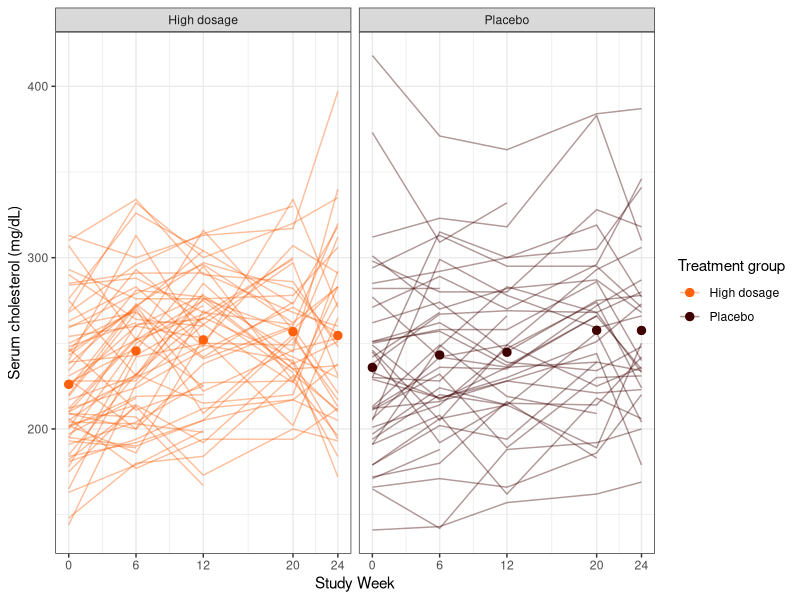
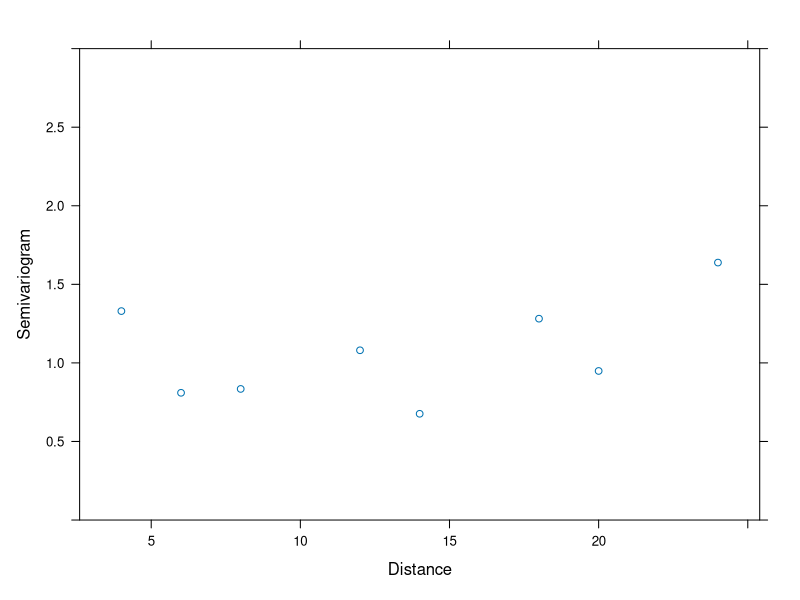
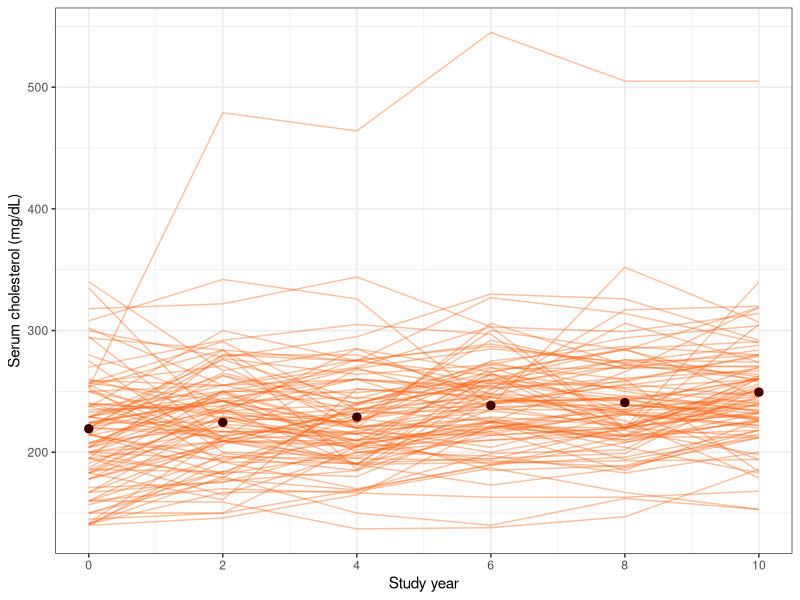

R code for these plots, in order:
## ---- chunk 1
# setup
knitr::opts_chunk$set(echo = F, message = F, warning = F)
options(knitr.kable.NA = '-')
labs = knitr::all_labels()
labs = labs[!labs %in% c("setup", "llm_appendix", "allcode")]

# clear workspace
rm(list = ls())
# load relevant libraries
library(ggplot2)  # plotting
library(dplyr)    # data frame manipulation
library(tidyr)    # data frame manipulation
# library(corrplot) # correlation plotting
# library(rigr)     # regression
# library(modelr)   # regression
library(knitr)    # pretty printing data frames
library(nlme)     # (non)linear mixed effects modeling

# color selection
colors <- c("#FC600A", # dark orange
            "#C21460", # dark pink
            "#3F0000") # darker red
## ---- chunk 2
### -----------------------------------------------------------
### Question 1

# read in data (wide format)
NCGS_wide <- read.csv("data/cholesterol.csv")

NCGS_wide <- NCGS_wide %>%
  dplyr::mutate(group = ifelse(group == 1, "High dosage", "Placebo"))

# View(NCGS_wide)
## ---- chunk 3
### -----------------------------------------------------------
### (1a)

# reformat data to long format 
NCGS_long <- NCGS_wide %>%
  tidyr::pivot_longer(cols = starts_with("y"),
                      names_to = "index",
                      names_prefix = "y",
                      values_to = "chl") %>%
  # define variable that matches measure index to time since baseline
  dplyr::mutate(week = c(0,6,12,20,24)[match(index, seq(1,5))])

# produce a spaghetti plot of cholesterol over time by treatment group
NCGS_long %>% 
  ggplot(aes(x = week, y = chl, color = group)) +
  geom_line(aes(group = id), alpha = 0.4) +
  geom_point(data = NCGS_long %>%
               group_by(group, week) %>%
               summarize(mean = mean(chl, na.rm = T)),
             aes(x = week, y = mean), size = 2.5) +
  xlab("Study Week") + ylab("Serum cholesterol (mg/dL)") + 
  labs(color = "Treatment group") +
  scale_x_continuous(breaks = c(0,6,12,20,24)) +
  scale_color_manual(values = colors[c(1,3)]) +
  theme_bw() +
  facet_wrap(vars(group))
## ---- chunk 4
### -----------------------------------------------------------
### (1b)

# construct a table of percent missing for each variable
NCGS_long %>%
  group_by(group, week) %>%
  summarize(na.prop = sum(is.na(chl)) / nrow(NCGS_wide)) %>%
  pivot_wider(names_from = week,
              names_prefix = "week",
              values_from = na.prop) %>%
  kable(digits = 2, caption = "Proportion missing in cholesterol measures over 
        time by treatment")
## ---- chunk 5
### -----------------------------------------------------------
### (1c)

NCGS_long <- NCGS_long %>% tidyr::drop_na()

mod1 <- nlme::lme(chl ~ week, method = "ML", data = NCGS_long,
                  random = reStruct( ~ 1 | id, pdClass="pdDiag", REML=F))

plot(nlme::Variogram(mod1, form = ~ week | id, resType="normalized"),
     ylim=c(0, 3), smooth = F, trendline = T)
## ---- chunk 6
### -----------------------------------------------------------
### (1d)
## ---- chunk 7
### -----------------------------------------------------------
### (1e)
## ---- chunk 8
### -----------------------------------------------------------
### Question 2

# load in data
FRM_wide <- read.table("data/framingham.dat", 
                  col.names = c("age0", "sex", "bmi0", "bmi10", "cigarette",
                                "chol_0", "chol_2", "chol_4", "chol_6", 
                                "chol_8", "chol_10", "death"))

### -----------------------------------------------------------
### (2a)

# create new ID column and position it first
FRM_wide <- FRM_wide %>%
  mutate(id = 1:nrow(FRM_wide)) %>%
  select(id, names(FRM_wide))


# reformat data to long format
FRM_long <- FRM_wide %>%
  tidyr::pivot_longer(cols = starts_with("chol_"),
                      names_to = "year",
                      names_prefix = "chol_",
                      values_to = "chl") %>%
  # correct `year` to numeric
  mutate_at("year", as.integer)

# convert instances of -9 to NA and remove NAs
FRM_long <- replace(FRM_long, FRM_long == -9, NA) %>% 
  tidyr::drop_na()

head(FRM_long) %>% kable(caption = "Head of long-format Framingham data")
## ---- chunk 9
### -----------------------------------------------------------
### (2b)

# produce a spaghetti plot of cholesterol over time for first 100 subjects
FRM_long %>%
  filter(id <= 100) %>%
  ggplot(aes(x = year, y = chl)) +
    geom_line(aes(group = id), alpha= 0.4, color = colors[1]) +
    geom_point(data = FRM_long %>%
                 group_by(year) %>%
                 summarize(mean = mean(chl)),
               aes(x = year, y = mean), size = 2.5, color = colors[3]) +
  xlab("Study year") + ylab("Serum cholesterol (mg/dL)") + 
  scale_x_continuous(breaks = seq(0,10,2)) +
  theme_bw()
## ---- chunk 10
### -----------------------------------------------------------
### (2c)

## random intercepts only
mod1 <- lme(chl ~ year + age0 + sex + bmi0, data = FRM_long, method = "ML",
            random = reStruct( ~ 1 | id, pdClass="pdDiag", REML=F))
mod1 %>% summary %>% coef %>%
  kable(digits = 3, caption = "Random intercept model")

## random intercepts + slopes, correlated
mod2 <- lme(chl ~ year + age0 + sex + bmi0, data = FRM_long, method = "ML",
            random = reStruct( ~ 1 | id, pdClass="pdSymm", REML=F))
mod2 %>% summary %>% coef %>% 
  kable(digits = 3, caption = "Random intercepts and slopes model, correlated")

## random intercepts, exponentially correlated
mod3 <- lme(chl ~ year + age0 + sex + bmi0, data = FRM_long, method = "ML",
            random = reStruct(~ 1 | id, pdClass="pdSymm", REML=F),
            correlation = corExp(form =~ year | id, nugget = T))
mod3 %>% summary %>% coef %>%
  kable(digits = 3, caption = "Random intercepts and slopes model, exponentially
        correlated")
## ---- chunk 11
### -----------------------------------------------------------
### (2d)
